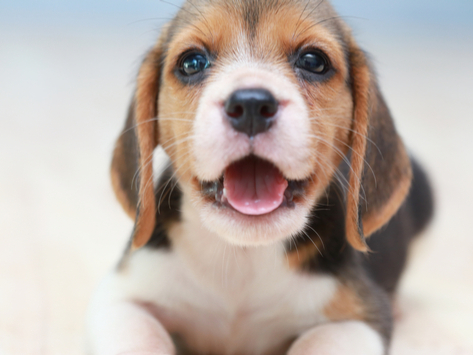
#> input picture OpenCV using Python/Images/puppy1.jpg, 473 x 355 px
$ jupyter execute 'Image Thresholding.ipynb'
#> lines starting #> are read from the running program, lines starting #| are printed output that depends on the picture; after the words box and inside, x2 and y2 are one past the last pixel; in counts of white or black regions, pixels touching at a corner belong together
[cell 1]
import cv2
import numpy as np
import matplotlib.pyplot as plt

[cell 2]
def show_img(img):
    fig = plt.figure(figsize=(15,10))
    ax = fig.add_subplot(111)
    ax.imshow(img)

[cell 3]
img = cv2.imread('Images/puppy1.jpg')
#> img is the input picture: shape (355, 473, 3); mean B, G, R 168.1, 175.1, 187.4
img = cv2.cvtColor(img,cv2.COLOR_BGR2GRAY)
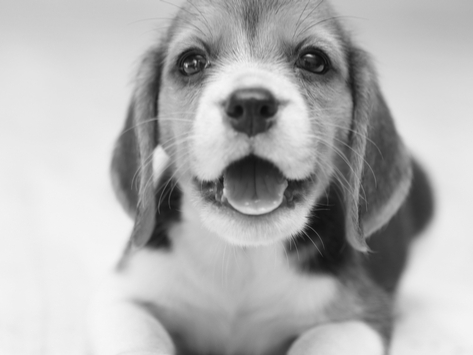
#> img: shape (355, 473); min 13, max 247, mean 178
plt.imshow(img,cmap='gray')

[cell 4]
# Convert it to grayscale
img.shape
#> Out = (355, 473)

[cell 5]
ret,thresh = cv2.threshold(img,127,255,cv2.THRESH_BINARY)
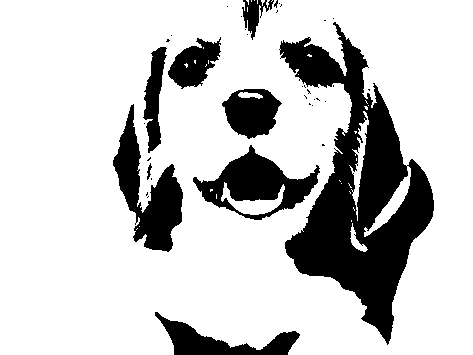
#> thresh: shape (355, 473); 78.6% white; 38 black regions (29 under 20 px), largest, box (x1, y1, x2, y2) and area: (279, 22, 434, 345) 19872, (113, 104, 183, 252) 4233, (193, 145, 320, 220) 3984
plt.imshow(thresh,cmap="gray")

$ run again, with OpenCV using Python/Images/brick.jpg copied over OpenCV using Python/Images/puppy1.jpg
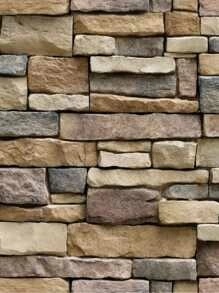
#> input picture OpenCV using Python/Images/brick.jpg, 219 x 293 px
#> img is the input picture: shape (293, 219, 3); mean B, G, R 100, 121.3, 139.2
#> `img = cv2.cvtColor(img,cv2.COLOR_BGR2GRAY)`:
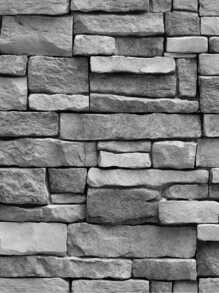
#> img: shape (293, 219); min 1, max 244, mean 124.2
#> `ret,thresh = cv2.threshold(img,127,255,cv2.THRESH_BINARY)`:
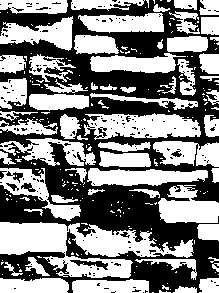
#> thresh: shape (293, 219); 51.9% white; 196 black regions (187 under 20 px), largest, box (x1, y1, x2, y2) and area: (0, 0, 219, 293) 29742, (70, 260, 108, 270) 155, (6, 171, 23, 183) 76
